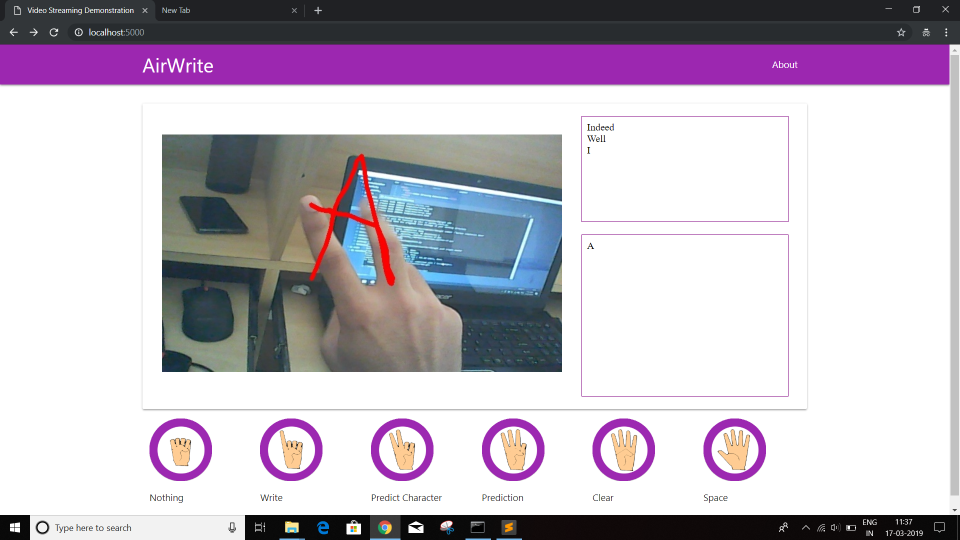
#> input picture screeenshots/ss1.png, 1920 x 1080 px (shown at 1/2 size); its folder holds only this picture in this run
$ python -i cvpen.py   (imports and definitions only)   (older library calls are emulated)
#> lines starting #> are read from the running program, lines starting #| are printed output that depends on the picture; after the words box and inside, x2 and y2 are one past the last pixel; in counts of white or black regions, pixels touching at a corner belong together
#> further down, picture is the input picture: shape (1080, 1920, 3); mean B, G, R 195.4, 182.8, 192
import numpy as np
import cv2

font = cv2.FONT_HERSHEY_SIMPLEX
lower_yellow = np.array([20,100,100]) #Lower bound of hsv color to detect
upper_yellow = np.array([30,255,180]) #Upper bound of hsv color to detect

lost_count = 0
x_pt, y_pt = 1000, 1000

def pointer(img):
    global lost_count, x_pt, y_pt, counter, upper_yellow, lower_yellow, font
    #as per documentation
    hsv =  cv2.cvtColor(img,cv2.COLOR_BGR2HSV)
#> hsv: shape (1080, 1920, 3); mean H, S, V 34.7, 36.3, 199
    kernel=np.ones((5,5),np.uint8)
    mask=cv2.inRange(hsv,lower_yellow,upper_yellow)
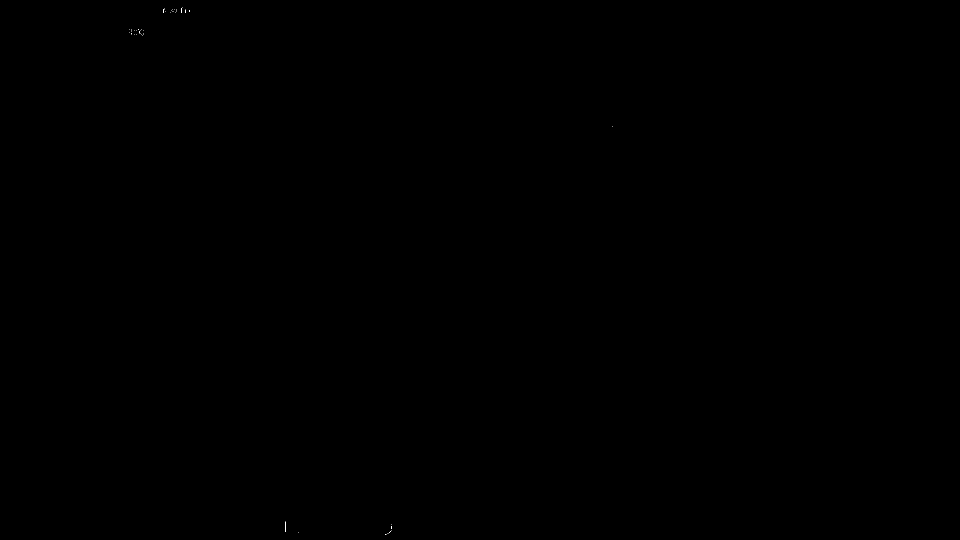
#> mask: shape (1080, 1920) (shown at 1/2 size); 0.01% white in thin lines or dots, all inside (x1, y1, x2, y2) = (258, 15, 1226, 1069)
    mask = cv2.erode(mask,kernel, iterations=2)
#> mask: shape (1080, 1920); every value is 0
    mask=cv2.morphologyEx(mask,cv2.MORPH_OPEN,kernel)
    mask = cv2.dilate(mask, kernel, iterations=1)
    res=cv2.bitwise_and(img,img,mask=mask)
#> res: shape (1080, 1920, 3); every value is 0

    _,cnts,_=cv2.findContours(mask.copy(),cv2.RETR_EXTERNAL,cv2.CHAIN_APPROX_SIMPLE)
#> cnts = []
    center = None
    if len(cnts) > 0:
        c = max(cnts, key=cv2.contourArea)
        ((x, y), radius) = cv2.minEnclosingCircle(c)
        M = cv2.moments(c)
        center = (int(M["m10"] / M["m00"]), int(M["m01"] / M["m00"]))
        if radius > 5:
            lost_count = 0
            x_pt = int(x)
            y_pt = int(y)
            cv2.circle(img, (int(x), int(y)), int(radius),(255,255,255), 2)
            cv2.circle(img, center, 5, (216, 100, 138), -1)
            lost_count += 1
            if lost_count > 20:
                x_pt, y_pt = 1000, 1000
    else:
        lost_count += 1
        if lost_count > 20:
            x_pt, y_pt = 1000, 1000

    return img, x_pt, y_pt

>>> import cv2
>>> picture = cv2.imread('screeenshots/ss1.png')
>>> result = pointer(picture)
